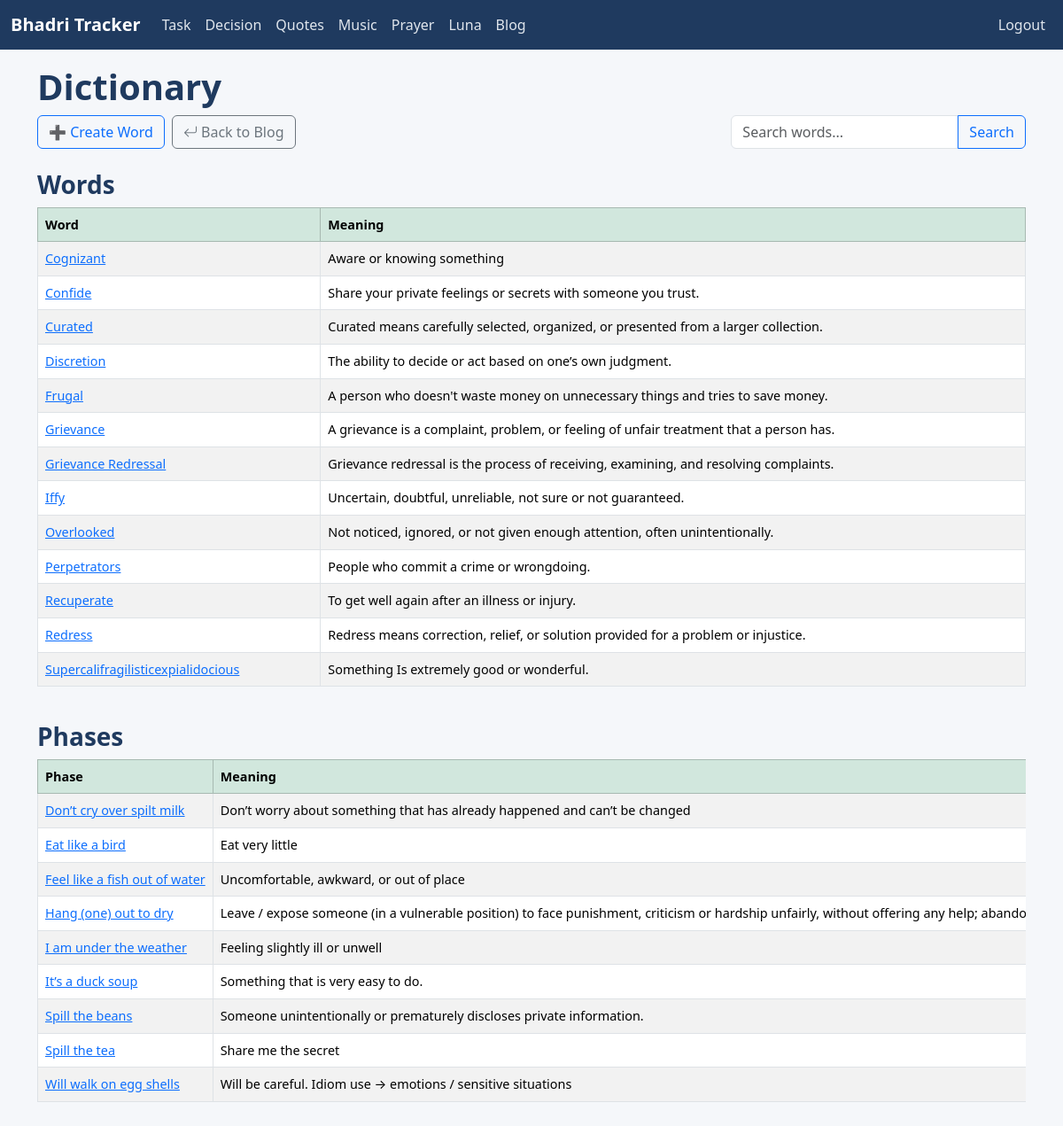
The app's page /blogs/words/ (signed in) with its own data.
### blog/models.py (models this page shows, shortened)
class Word(models.Model):
    word = models.CharField(max_length=100, unique=True)
    is_phase = models.BooleanField(default=False)
    meaning = models.TextField()
    example = models.TextField(help_text="Usage example", blank=True)
    created_at = models.DateTimeField(auto_now_add=True)

### blog/views.py (the view)
# urls.py: path('words/', views.word_list, name='word_list'),
@login_required
def word_list(request):
    query = request.GET.get('q', '')
    word_objects = Word.objects.all()
    if query:
        word_objects = word_objects.filter(
            Q(word__icontains=query) |
            Q(meaning__icontains=query) |
            Q(example__icontains=query)
        )
    word_objects = word_objects.order_by('word', '-created_at')
    words = word_objects.filter(is_phase=False)
    phases = word_objects.filter(is_phase=True)
    return render(request, 'blog/word_list.html', {'words': words, 'phases': phases, 'query': query})

### tracker/context_processors.py (called while the page is built)
def active_notifications(request):
    today = timezone.localdate()
    notifications = Notification.objects.filter(
        is_completed=False,
        date__gte=today,
        date__lte=today + timedelta(days=7)
    ).order_by('date')
    return {
        'active_notifications': notifications
    }

### templates/blog/word_list.html
{% extends 'base.html' %}
{% load static %}
{% block content %}
<h1>Dictionary</h1>
<div class="d-flex flex-wrap align-items-center justify-content-between mb-3">
    <div class="d-flex gap-2 mb-2">
        <a href="{% url 'blogs:word_create' %}" class="btn btn-outline-primary">➕ Create Word</a>
        <a href="{% url 'blogs:blog_list' %}" class="btn btn-outline-secondary"><i class="bi bi-arrow-return-left"></i> Back to Blog</a>
    </div>
    <form method="get" class="d-flex align-items-center mb-2 ms-auto">
        <div class="input-group">
            <input type="text" name="q" class="form-control" placeholder="Search words..." value="{{ query }}">
            <button class="btn btn-outline-primary" type="submit">Search</button>
        </div>
    </form>
</div>
<h3>Words</h3>
{% if words %}
  <div class="table-responsive mb-4">
    <table class="table table-bordered table-striped align-middle text-nowrap">
      <thead class="table-success">
        <tr>
          <th>Word</th>
          <th>Meaning</th>
        </tr>
      </thead>
      <tbody>
        {% for word in words %}
        <tr>
          <td> <a href="{% url 'blogs:word_detail' word.id %}">{{ word.word }}</a></td>
          <td>{{ word.meaning }}</td>
        </tr>
        {% endfor %}
      </tbody>
    </table>
  </div>
{% else %}
  <p class="text-muted">No words found.</p>
{% endif %}
<h3>Phases</h3>
{% if phases %}
  <div class="table-responsive mb-4">
    <table class="table table-bordered table-striped align-middle text-nowrap">
      <thead class="table-success">
        <tr>
          <th>Phase</th>
          <th>Meaning</th>
        </tr>
      </thead>
      <tbody>
        {% for phase in phases %}
        <tr>
          <td> <a href="{% url 'blogs:word_detail' phase.id %}">{{ phase.word }}</a></td>
          <td>{{ phase.meaning }}</td>
        </tr>
        {% endfor %}
      </tbody>
    </table>
  </div>
{% else %}
  <p class="text-muted">No phases found.</p>
{% endif %}
{% endblock %}

### static/css/base.css (style rules this page uses)
body { padding: 0 0px; padding-top: 50px; background-color: #f5f7fa; color: #212529; }
h1, h2, h3 { color: #1f3a5f; font-weight: 600; }
.table td, .table th { vertical-align: middle; font-size: 0.9rem; }

### records on screen
Word: word "Cognizant", meaning "Aware or knowing something"
Word: word "Confide", meaning "Share your private feelings or secrets with someone you trust."
Word: word "Curated", meaning "Curated means carefully selected, organized, or presented from a larger collection."
Word: word "Discretion", meaning "The ability to decide or act based on one’s own judgment."
Word: word "Frugal", meaning "A person who doesn't waste money on unnecessary things and tries to save money."
Word: word "Grievance", meaning "A grievance is a complaint, problem, or feeling of unfair treatment that a person has."
Word: word "Grievance Redressal", meaning "Grievance redressal is the process of receiving, examining, and resolving complaints."
Word: word "Iffy", meaning "Uncertain, doubtful, unreliable, not sure or not guaranteed."
Word: word "Overlooked", meaning "Not noticed, ignored, or not given enough attention, often unintentionally."
Word: word "Perpetrators", meaning "People who commit a crime or wrongdoing."
Word: word "Recuperate", meaning "To get well again after an illness or injury."
Word: word "Redress", meaning "Redress means correction, relief, or solution provided for a problem or injustice."
Word: word "Supercalifragilisticexpialidocious", meaning "Something Is extremely good or wonderful."
Word: word "Don’t cry over spilt milk", meaning "Don’t worry about something that has already happened and can’t be changed"
Word: word "Eat like a bird", meaning "Eat very little"
Word: word "Feel like a fish out of water", meaning "Uncomfortable, awkward, or out of place"
Word: word "Hang (one) out to dry", meaning "Leave / expose someone (in a vulnerable position) to face punishment, criticism or hardship unfairly, without offering any help;…"
Word: word "I am under the weather", meaning "Feeling slightly ill or unwell"
Word: word "It’s a duck soup", meaning "Something that is very easy to do."
Word: word "Spill the beans", meaning "Someone unintentionally or prematurely discloses private information."
Word: word "Spill the tea", meaning "Share me the secret"
Word: word "Will walk on egg shells", meaning "Will be careful. Idiom use → emotions / sensitive situations"
